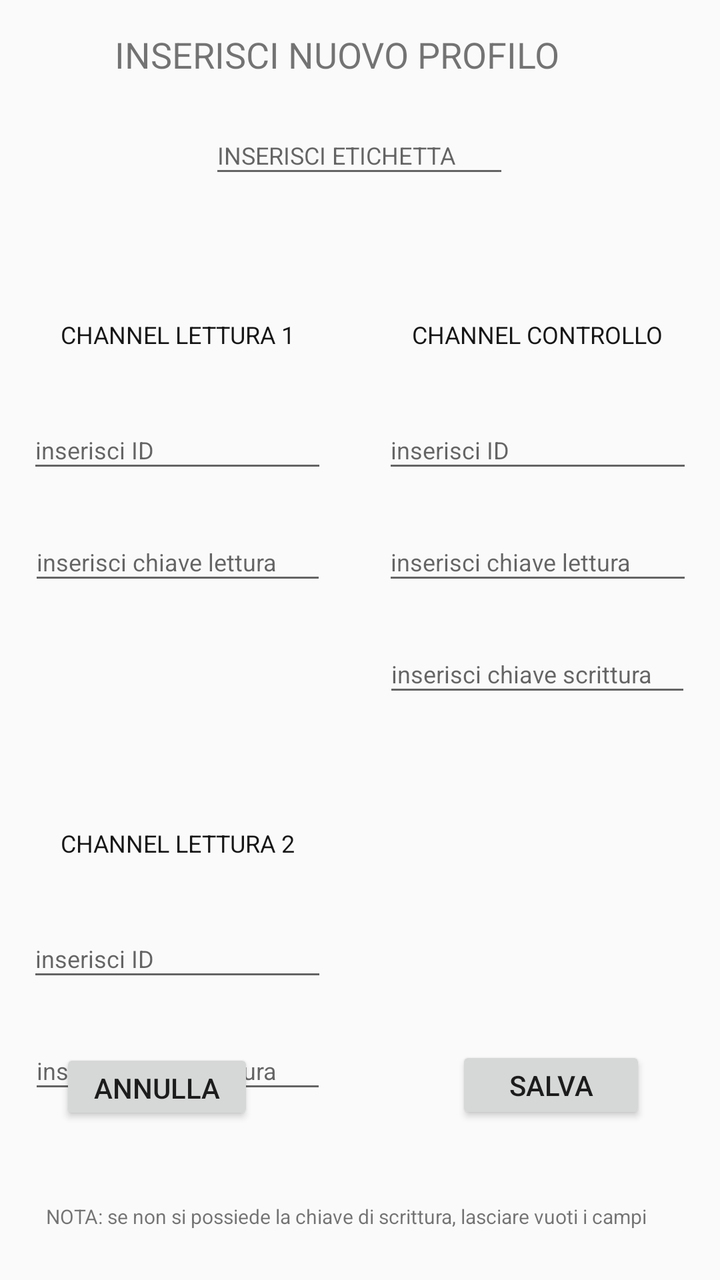
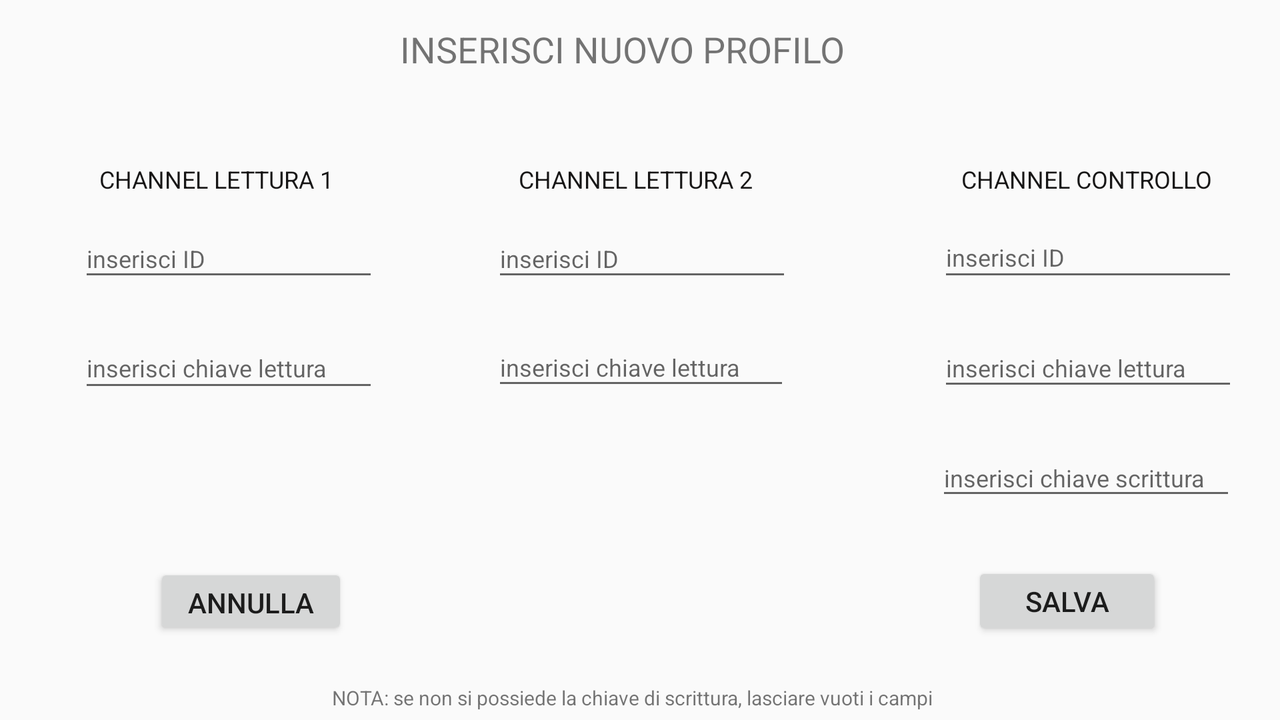

Two renders of one Android screen. The first uses the default layout on a phone; the second uses the alternative layout the repository ships for a different screen configuration, on a matching device. The two XML files are below.
<!-- AndroidManifest.xml: application theme AppTheme -->
<!-- res/layout/channel_insert.xml -->
<?xml version="1.0" encoding="utf-8"?>
<androidx.constraintlayout.widget.ConstraintLayout
    xmlns:android="http://schemas.android.com/apk/res/android"
    xmlns:app="http://schemas.android.com/apk/res-auto"
    xmlns:tools="http://schemas.android.com/tools"
    tools:context="com.example.GreenApp.Channel.Channelinsert"
    android:layout_width="match_parent"
    android:layout_height="match_parent">

    <GridLayout
        android:layout_width="match_parent"
        android:layout_height="wrap_content"
        app:layout_constraintTop_toTopOf="parent"
        app:layout_constraintStart_toStartOf="parent"
        app:layout_constraintEnd_toEndOf="parent"
        android:rowCount="3"
        android:columnCount="1"
        >

        <EditText
            android:layout_row="1"
            android:layout_gravity="center"
            android:layout_marginTop="5dp"
            android:layout_marginBottom="5dp"
            android:id="@+id/EntryInsertNome"
            android:layout_width="150dp"
            android:layout_height="36dp"
            android:ems="10"
            android:hint="INSERISCI ETICHETTA"
            android:inputType="text"
            android:textSize="12sp"/>

        <LinearLayout
            android:orientation="horizontal"
            android:layout_row="0"
            android:layout_column="0"
            android:layout_marginTop="15dp"
            android:layout_gravity="center"
            >
            <TextView
                android:id="@+id/textView3"
                android:layout_width="245dp"
                android:layout_height="38dp"
                android:text="INSERISCI NUOVO PROFILO"
                android:textSize="18sp"
                />
        </LinearLayout>
        <GridLayout

            android:layout_width="match_parent"
            android:layout_height="wrap_content"
            android:layout_row="2"
            android:layout_column="0"
            android:rowCount="2"
            android:columnCount="2"
            >
            <LinearLayout
                android:paddingVertical="60dp"
                android:gravity="center"
                android:layout_row="0"
                android:layout_column="0"
                android:layout_columnWeight="1"
                android:orientation="vertical"
                android:layout_height="wrap_content">
                <TextView
                    android:id="@+id/textView21"
                    android:layout_width="wrap_content"
                    android:layout_height="wrap_content"
                    android:text="CHANNEL LETTURA 1"
                    android:textColor="#171616"
                    android:textSize="12sp"/>
                <EditText
                    android:layout_marginTop="30dp"
                    android:id="@+id/channelID_Lett"
                    android:layout_width="150dp"
                    android:layout_height="36dp"
                    android:ems="10"
                    android:hint="inserisci ID"
                    android:inputType="number"
                    android:textSize="12sp"/>
                <EditText
                    android:layout_marginTop="20dp"
                    android:id="@+id/channelRead_Lett"
                    android:layout_width="149dp"
                    android:layout_height="36dp"
                    android:ems="10"
                    android:hint="inserisci chiave lettura"
                    android:inputType="textLongMessage"
                    android:textSize="12sp"/>
            </LinearLayout>

            <LinearLayout
                android:gravity="center"
                android:layout_row="1"
                android:layout_column="0"
                android:layout_columnWeight="1"
                android:orientation="vertical"
                android:layout_height="wrap_content">
                <TextView
                    android:id="@+id/textView23"
                    android:layout_width="wrap_content"
                    android:layout_height="wrap_content"
                    android:text="CHANNEL LETTURA 2"
                    android:textColor="#171616"
                    android:textSize="12sp"/>
                <EditText
                    android:layout_marginTop="30dp"
                    android:id="@+id/channelID_Lett_2"
                    android:layout_width="150dp"
                    android:layout_height="36dp"
                    android:ems="10"
                    android:hint="inserisci ID"
                    android:inputType="number"
                    android:textSize="12sp"/>
                <EditText
                    android:layout_marginTop="20dp"
                    android:id="@+id/channelRead_Lett_2"
                    android:layout_width="149dp"
                    android:layout_height="36dp"
                    android:ems="10"
                    android:hint="inserisci chiave lettura"
                    android:inputType="textLongMessage"
                    android:textSize="12sp"/>
            </LinearLayout>



            <LinearLayout
                android:paddingVertical="60dp"
                android:layout_row="0"
                android:layout_column="1"
                android:orientation="vertical"
                android:layout_columnWeight="1"
                android:layout_height="wrap_content"
                android:gravity="center">
                <TextView
                    android:id="@+id/textView22"
                    android:layout_width="wrap_content"
                    android:layout_height="wrap_content"
                    android:text="CHANNEL CONTROLLO"
                    android:textColor="#171616"
                    android:textSize="12sp"/>
                <EditText
                    android:layout_marginTop="30dp"
                    android:id="@+id/channelID_Scritt"
                    android:layout_width="155dp"
                    android:layout_height="36dp"
                    android:ems="10"
                    android:hint="inserisci ID"
                    android:inputType="number"
                    android:textSize="12sp"/>
                <EditText
                    android:layout_marginTop="20dp"
                    android:id="@+id/channelRead_Scritt"
                    android:layout_width="155dp"
                    android:layout_height="36dp"
                    android:ems="10"
                    android:hint="inserisci chiave lettura"
                    android:inputType="textPersonName"
                    android:textSize="12sp" />
                <EditText
                    android:layout_marginTop="20dp"
                    android:id="@+id/channelWrite_Scritt"
                    android:layout_width="154dp"
                    android:layout_height="36dp"
                    android:ems="10"
                    android:hint="inserisci chiave scrittura"
                    android:inputType="textPersonName"
                    android:textSize="12sp"
                    app:layout_constraintBottom_toBottomOf="parent"
                    app:layout_constraintEnd_toEndOf="parent"
                    app:layout_constraintHorizontal_bias="0.951"
                    app:layout_constraintStart_toStartOf="parent"
                    app:layout_constraintTop_toTopOf="parent"
                    app:layout_constraintVertical_bias="0.568" />


            </LinearLayout>


        </GridLayout>



    </GridLayout>

    

    

    

    

    

    

    

    

    <Button
        android:id="@+id/buttonSal"
        android:layout_width="95dp"
        android:layout_height="39dp"
        android:onClick="salva"
        android:text="SALVA"
        app:layout_constraintBottom_toBottomOf="parent"
        app:layout_constraintEnd_toEndOf="parent"
        app:layout_constraintHorizontal_bias="0.861"
        app:layout_constraintStart_toStartOf="parent"
        app:layout_constraintTop_toTopOf="parent"
        app:layout_constraintVertical_bias="0.87" />

    <Button
        android:id="@+id/buttonAnnul"
        android:layout_width="97dp"
        android:layout_height="38dp"
        android:onClick="annulla"
        android:text="ANNULLA"
        app:layout_constraintBottom_toBottomOf="parent"
        app:layout_constraintEnd_toEndOf="parent"
        app:layout_constraintHorizontal_bias="0.114"
        app:layout_constraintStart_toStartOf="parent"
        app:layout_constraintTop_toTopOf="parent"
        app:layout_constraintVertical_bias="0.871" />

    <TextView
        android:id="@+id/textView5"
        android:layout_width="306dp"
        android:layout_height="18dp"
        android:text="NOTA: se non si possiede la chiave di scrittura, lasciare vuoti i campi"
        android:textSize="10sp"
        app:layout_constraintBottom_toBottomOf="parent"
        app:layout_constraintEnd_toEndOf="parent"
        app:layout_constraintHorizontal_bias="0.423"
        app:layout_constraintStart_toStartOf="parent"
        app:layout_constraintTop_toTopOf="parent"
        app:layout_constraintVertical_bias="0.967" />



</androidx.constraintlayout.widget.ConstraintLayout>
<!-- resources referenced by this layout -->
<resources>
  <style name="AppTheme" parent="Theme.AppCompat.Light.DarkActionBar">
          <item name="colorPrimary">@color/colorPrimary</item>
          <item name="colorPrimaryDark">@color/colorPrimaryDark</item>
          <item name="colorAccent">@color/colorAccent</item>
      </style>
  <color name="colorPrimary">#008577</color>
  <color name="colorPrimaryDark">#00574B</color>
  <color name="colorAccent">#D81B60</color>
</resources>
<!-- res/layout-land/channel_insert.xml (the repository's variant of the layout above) -->
<!-- drawn on the phone turned sideways -->
<?xml version="1.0" encoding="utf-8"?>
<androidx.constraintlayout.widget.ConstraintLayout
    xmlns:android="http://schemas.android.com/apk/res/android"
    xmlns:app="http://schemas.android.com/apk/res-auto"
    xmlns:tools="http://schemas.android.com/tools"
    tools:context="com.example.GreenApp.Channel.Channelinsert"
    android:layout_width="match_parent"
    android:layout_height="match_parent">

    <EditText
        android:id="@+id/channelRead_Lett"
        android:layout_width="150dp"
        android:layout_height="37dp"
        android:ems="10"
        android:hint="inserisci chiave lettura"
        android:inputType="textLongMessage"
        android:textSize="12sp"
        app:layout_constraintBottom_toBottomOf="parent"
        app:layout_constraintEnd_toStartOf="@+id/channelRead_Scritt"
        app:layout_constraintHorizontal_bias="0.123"
        app:layout_constraintStart_toStartOf="parent"
        app:layout_constraintTop_toTopOf="parent"
        app:layout_constraintVertical_bias="0.508" />

    <TextView
        android:id="@+id/textView23"
        android:layout_width="wrap_content"
        android:layout_height="wrap_content"
        android:text="CHANNEL LETTURA 2"
        android:textColor="#171616"
        android:textSize="12sp"
        app:layout_constraintBottom_toBottomOf="parent"
        app:layout_constraintEnd_toStartOf="@+id/textView22"
        app:layout_constraintHorizontal_bias="0.47"
        app:layout_constraintStart_toEndOf="@+id/textView21"
        app:layout_constraintTop_toTopOf="parent"
        app:layout_constraintVertical_bias="0.237" />

    <EditText
        android:id="@+id/channelID_Lett_2"
        android:layout_width="150dp"
        android:layout_height="36dp"
        android:ems="10"
        android:hint="inserisci ID"
        android:inputType="number"
        android:textSize="12sp"
        app:layout_constraintBottom_toBottomOf="parent"
        app:layout_constraintEnd_toStartOf="@+id/channelID_Scritt"
        app:layout_constraintHorizontal_bias="0.436"
        app:layout_constraintStart_toEndOf="@+id/channelID_Lett"
        app:layout_constraintTop_toTopOf="parent"
        app:layout_constraintVertical_bias="0.338" />

    <EditText
        android:id="@+id/channelRead_Lett_2"
        android:layout_width="149dp"
        android:layout_height="36dp"
        android:ems="10"
        android:hint="inserisci chiave lettura"
        android:inputType="textLongMessage"
        android:textSize="12sp"
        app:layout_constraintBottom_toBottomOf="parent"
        app:layout_constraintEnd_toStartOf="@+id/channelRead_Scritt"
        app:layout_constraintHorizontal_bias="0.434"
        app:layout_constraintStart_toEndOf="@+id/channelRead_Lett"
        app:layout_constraintTop_toTopOf="parent"
        app:layout_constraintVertical_bias="0.506" />

    <EditText
        android:id="@+id/channelRead_Scritt"
        android:layout_width="150dp"
        android:layout_height="36dp"
        android:ems="10"
        android:hint="inserisci chiave lettura"
        android:inputType="textPersonName"
        android:textSize="12sp"
        app:layout_constraintBottom_toBottomOf="parent"
        app:layout_constraintEnd_toEndOf="parent"
        app:layout_constraintHorizontal_bias="0.957"
        app:layout_constraintStart_toStartOf="parent"
        app:layout_constraintTop_toTopOf="parent"
        app:layout_constraintVertical_bias="0.507" />

    <EditText
        android:id="@+id/channelID_Lett"
        android:layout_width="150dp"
        android:layout_height="36dp"
        android:ems="10"
        android:hint="inserisci ID"
        android:inputType="number"
        android:textSize="12sp"
        app:layout_constraintBottom_toBottomOf="parent"
        app:layout_constraintEnd_toStartOf="@+id/channelID_Scritt"
        app:layout_constraintHorizontal_bias="0.123"
        app:layout_constraintStart_toStartOf="parent"
        app:layout_constraintTop_toTopOf="parent"
        app:layout_constraintVertical_bias="0.338" />

    <EditText
        android:id="@+id/channelWrite_Scritt"
        android:layout_width="150dp"
        android:layout_height="35dp"
        android:ems="10"
        android:hint="inserisci chiave scrittura"
        android:inputType="textPersonName"
        android:textSize="12sp"
        app:layout_constraintBottom_toBottomOf="parent"
        app:layout_constraintEnd_toEndOf="parent"
        app:layout_constraintHorizontal_bias="0.955"
        app:layout_constraintStart_toStartOf="parent"
        app:layout_constraintTop_toTopOf="parent"
        app:layout_constraintVertical_bias="0.677" />

    <EditText
        android:id="@+id/channelID_Scritt"
        android:layout_width="150dp"
        android:layout_height="37dp"
        android:ems="10"
        android:hint="inserisci ID"
        android:inputType="number"
        android:textSize="12sp"
        app:layout_constraintBottom_toBottomOf="parent"
        app:layout_constraintEnd_toEndOf="parent"
        app:layout_constraintHorizontal_bias="0.957"
        app:layout_constraintStart_toStartOf="parent"
        app:layout_constraintTop_toTopOf="parent"
        app:layout_constraintVertical_bias="0.336" />

    <TextView
        android:id="@+id/textView3"
        android:layout_width="245dp"
        android:layout_height="38dp"
        android:text="INSERISCI NUOVO PROFILO"
        android:textSize="18sp"
        app:layout_constraintBottom_toBottomOf="parent"
        app:layout_constraintEnd_toEndOf="parent"
        app:layout_constraintHorizontal_bias="0.506"
        app:layout_constraintStart_toStartOf="parent"
        app:layout_constraintTop_toTopOf="parent"
        app:layout_constraintVertical_bias="0.038" />

    <TextView
        android:id="@+id/textView21"
        android:layout_width="wrap_content"
        android:layout_height="wrap_content"
        android:text="CHANNEL LETTURA 1"
        android:textColor="#171616"
        android:textSize="12sp"
        app:layout_constraintBottom_toBottomOf="parent"
        app:layout_constraintEnd_toEndOf="parent"
        app:layout_constraintHorizontal_bias="0.095"
        app:layout_constraintStart_toStartOf="parent"
        app:layout_constraintTop_toTopOf="parent"
        app:layout_constraintVertical_bias="0.237" />

    <TextView
        android:id="@+id/textView22"
        android:layout_width="wrap_content"
        android:layout_height="wrap_content"
        android:text="CHANNEL CONTROLLO"
        android:textColor="#171616"
        android:textSize="12sp"
        app:layout_constraintBottom_toBottomOf="parent"
        app:layout_constraintEnd_toEndOf="parent"
        app:layout_constraintHorizontal_bias="0.934"
        app:layout_constraintStart_toStartOf="parent"
        app:layout_constraintTop_toTopOf="parent"
        app:layout_constraintVertical_bias="0.237" />

    <Button
        android:id="@+id/buttonSal"
        android:layout_width="95dp"
        android:layout_height="39dp"
        android:onClick="salva"
        android:text="SALVA"
        app:layout_constraintBottom_toBottomOf="parent"
        app:layout_constraintEnd_toEndOf="parent"
        app:layout_constraintHorizontal_bias="0.892"
        app:layout_constraintStart_toStartOf="parent"
        app:layout_constraintTop_toTopOf="parent"
        app:layout_constraintVertical_bias="0.875" />

    <Button
        android:id="@+id/buttonAnnul"
        android:layout_width="97dp"
        android:layout_height="38dp"
        android:onClick="annulla"
        android:text="ANNULLA"
        app:layout_constraintBottom_toBottomOf="parent"
        app:layout_constraintEnd_toEndOf="parent"
        app:layout_constraintHorizontal_bias="0.142"
        app:layout_constraintStart_toStartOf="parent"
        app:layout_constraintTop_toTopOf="parent"
        app:layout_constraintVertical_bias="0.875" />

    <TextView
        android:id="@+id/textView5"
        android:layout_width="306dp"
        android:layout_height="18dp"
        android:text="NOTA: se non si possiede la chiave di scrittura, lasciare vuoti i campi"
        android:textSize="10sp"
        app:layout_constraintBottom_toBottomOf="parent"
        app:layout_constraintEnd_toEndOf="parent"
        app:layout_constraintHorizontal_bias="0.497"
        app:layout_constraintStart_toStartOf="parent"
        app:layout_constraintTop_toTopOf="parent"
        app:layout_constraintVertical_bias="1.0" />
</androidx.constraintlayout.widget.ConstraintLayout>
